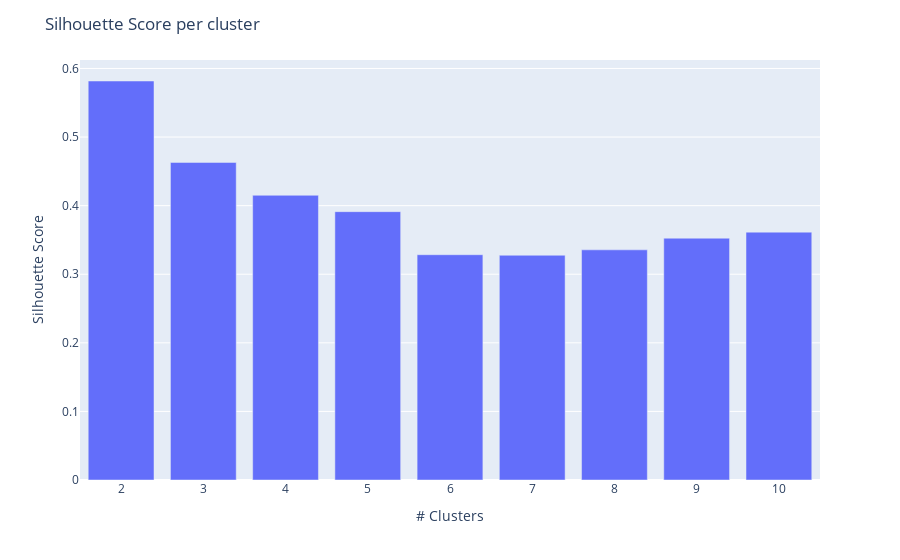

The notebook cell this image was saved under:
### Markdown cell above
Let's now visualize each score using Plotly.

### Code cell
# Create a data frame
cluster_scores=pd.DataFrame(sil)
k_frame = pd.Series(k)

# Create figure
fig = px.bar(data_frame=cluster_scores,
  x=k,
  y=cluster_scores.iloc[:, -1]
)

# Add title and axis labels
fig.update_layout(
    yaxis_title="Silhouette Score",
    xaxis_title="# Clusters",
    title="Silhouette Score per cluster"
)

# Render
#fig.show(renderer="notebook")
fig.show() # if using workspace

### Figure 1 — Plotly figure (JSON) as saved in the notebook; plotly's stock layout.template omitted (floating-point values rounded to 4 significant figures)
{"data": [{"alignmentgroup": "True", "hovertemplate": "x=%{x}<br>y=%{y}<extra></extra>", "legendgroup": "", "marker": {"color": "#636efa", "pattern": {"shape": ""}}, "name": "", "offsetgroup": "", "orientation": "v", "showlegend": false, "textposition": "auto", "type": "bar", "x": [2, 3, 4, 5, 6, 7, 8, 9, 10], "xaxis": "x", "y": [0.5818, 0.463, 0.4151, 0.3912, 0.3285, 0.3277, 0.3356, 0.3526, 0.3614], "yaxis": "y"}], "layout": {"barmode": "relative", "legend": {"tracegroupgap": 0}, "margin": {"t": 60}, "title": {"text": "Silhouette Score per cluster"}, "xaxis": {"anchor": "y", "domain": [0, 1], "title": {"text": "# Clusters"}}, "yaxis": {"anchor": "x", "domain": [0, 1], "title": {"text": "Silhouette Score"}}}}
